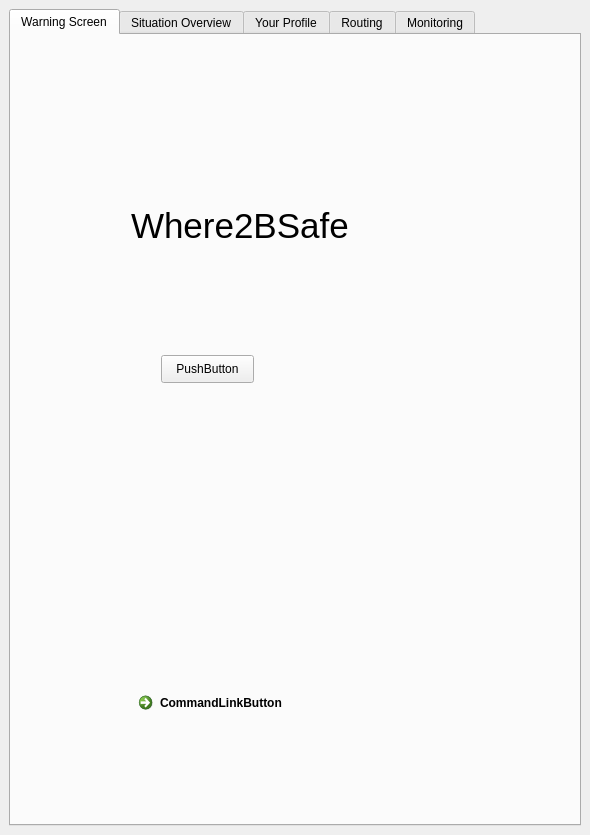
<?xml version="1.0" encoding="UTF-8"?>
<ui version="4.0">
 <class>Where2BSafeDockWidgetBase</class>
 <widget class="QDockWidget" name="Where2BSafeDockWidgetBase">
  <property name="geometry">
   <rect>
    <x>0</x>
    <y>0</y>
    <width>590</width>
    <height>835</height>
   </rect>
  </property>
  <property name="windowTitle">
   <string>Where2Bsafe</string>
  </property>
  <widget class="QWidget" name="dockWidgetContents">
   <layout class="QGridLayout" name="gridLayout">
    <item row="0" column="1">
     <widget class="QTabWidget" name="tabWidget">
      <property name="currentIndex">
       <number>0</number>
      </property>
      <widget class="QWidget" name="tab">
       <attribute name="title">
        <string>Warning Screen</string>
       </attribute>
       <widget class="QLabel" name="logoLabel">
        <property name="geometry">
         <rect>
          <x>0</x>
          <y>-10</y>
          <width>561</width>
          <height>801</height>
         </rect>
        </property>
        <property name="text">
         <string/>
        </property>
        <property name="pixmap">
         <pixmap>Picture/FirstPage.png</pixmap>
        </property>
       </widget>
       <widget class="QLabel" name="label">
        <property name="geometry">
         <rect>
          <x>120</x>
          <y>140</y>
          <width>301</width>
          <height>101</height>
         </rect>
        </property>
        <property name="palette">
         <palette>
          <active>
           <colorrole role="Text">
            <brush brushstyle="SolidPattern">
             <color alpha="255">
              <red>9</red>
              <green>170</green>
              <blue>55</blue>
             </color>
            </brush>
           </colorrole>
          </active>
          <inactive>
           <colorrole role="Text">
            <brush brushstyle="SolidPattern">
             <color alpha="255">
              <red>9</red>
              <green>170</green>
              <blue>55</blue>
             </color>
            </brush>
           </colorrole>
          </inactive>
          <disabled>
           <colorrole role="Text">
            <brush brushstyle="SolidPattern">
             <color alpha="255">
              <red>120</red>
              <green>120</green>
              <blue>120</blue>
             </color>
            </brush>
           </colorrole>
          </disabled>
         </palette>
        </property>
        <property name="font">
         <font>
          <pointsize>26</pointsize>
         </font>
        </property>
        <property name="text">
         <string>Where2BSafe</string>
        </property>
       </widget>
       <widget class="QCommandLinkButton" name="commandLinkButton">
        <property name="geometry">
         <rect>
          <x>120</x>
          <y>650</y>
          <width>331</width>
          <height>131</height>
         </rect>
        </property>
        <property name="text">
         <string>CommandLinkButton</string>
        </property>
       </widget>
       <widget class="QPushButton" name="pushButton">
        <property name="geometry">
         <rect>
          <x>150</x>
          <y>320</y>
          <width>93</width>
          <height>28</height>
         </rect>
        </property>
        <property name="text">
         <string>PushButton</string>
        </property>
       </widget>
      </widget>
      <widget class="QWidget" name="tab_2">
       <attribute name="title">
        <string>Situation Overview</string>
       </attribute>
       <widget class="QgsMapCanvas" name="QgsMapCanvas" native="true">
        <property name="geometry">
         <rect>
          <x>0</x>
          <y>0</y>
          <width>551</width>
          <height>801</height>
         </rect>
        </property>
       </widget>
      </widget>
      <widget class="QWidget" name="tab_3">
       <attribute name="title">
        <string>Your Profile</string>
       </attribute>
       <widget class="QGroupBox" name="groupBox">
        <property name="geometry">
         <rect>
          <x>50</x>
          <y>360</y>
          <width>401</width>
          <height>411</height>
         </rect>
        </property>
        <property name="font">
         <font>
          <pointsize>26</pointsize>
         </font>
        </property>
        <property name="title">
         <string>Travel Mode</string>
        </property>
        <widget class="QRadioButton" name="radioButton">
         <property name="geometry">
          <rect>
           <x>40</x>
           <y>80</y>
           <width>181</width>
           <height>61</height>
          </rect>
         </property>
         <property name="text">
          <string>Walking</string>
         </property>
        </widget>
        <widget class="QRadioButton" name="radioButton_2">
         <property name="geometry">
          <rect>
           <x>40</x>
           <y>190</y>
           <width>151</width>
           <height>51</height>
          </rect>
         </property>
         <property name="text">
          <string>Bike</string>
         </property>
        </widget>
        <widget class="QRadioButton" name="radioButton_3">
         <property name="geometry">
          <rect>
           <x>40</x>
           <y>300</y>
           <width>141</width>
           <height>41</height>
          </rect>
         </property>
         <property name="text">
          <string>Car</string>
         </property>
        </widget>
       </widget>
       <widget class="QPlainTextEdit" name="plainTextEdit">
        <property name="geometry">
         <rect>
          <x>340</x>
          <y>260</y>
          <width>104</width>
          <height>41</height>
         </rect>
        </property>
       </widget>
       <widget class="QLabel" name="label_5">
        <property name="geometry">
         <rect>
          <x>0</x>
          <y>0</y>
          <width>561</width>
          <height>801</height>
         </rect>
        </property>
        <property name="text">
         <string/>
        </property>
        <property name="pixmap">
         <pixmap>FirstPage.png</pixmap>
        </property>
       </widget>
       <widget class="QLabel" name="label_2">
        <property name="geometry">
         <rect>
          <x>70</x>
          <y>250</y>
          <width>101</width>
          <height>51</height>
         </rect>
        </property>
        <property name="font">
         <font>
          <pointsize>26</pointsize>
         </font>
        </property>
        <property name="text">
         <string>Age</string>
        </property>
       </widget>
       <zorder>label_5</zorder>
       <zorder>groupBox</zorder>
       <zorder>plainTextEdit</zorder>
       <zorder>label_2</zorder>
      </widget>
      <widget class="QWidget" name="tab_4">
       <attribute name="title">
        <string>Routing</string>
       </attribute>
      </widget>
      <widget class="QWidget" name="tab_5">
       <attribute name="title">
        <string>Monitoring</string>
       </attribute>
      </widget>
     </widget>
    </item>
   </layout>
  </widget>
 </widget>
 <customwidgets>
  <customwidget>
   <class>QgsMapCanvas</class>
   <extends>QWidget</extends>
   <header>qgis.gui</header>
   <container>1</container>
  </customwidget>
 </customwidgets>
 <resources/>
 <connections/>
</ui>
